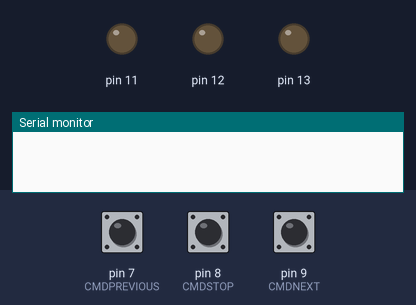
Bench run of a sketch on a simulated Arduino Uno, built with avr-gcc and run on an emulated ATmega328P. Parts: output pins drawn as LEDs (lit = HIGH), the last lines printed to the serial monitor. The test bench sets the inputs (shaded band); at power-on: pin 7 (CMDPREVIOUS) HIGH, pin 8 (CMDSTOP) HIGH, pin 9 (CMDNEXT) HIGH.

Above: at 1.2 s.
1.3 s: pin 7 (CMDPREVIOUS) pulled LOW for 1 s
At 2.2 s:
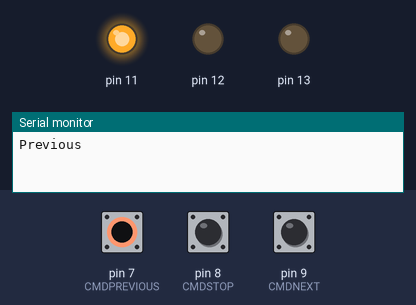
3.8 s: pin 8 (CMDSTOP) pulled LOW for 3.2 s
At 4.6 s:
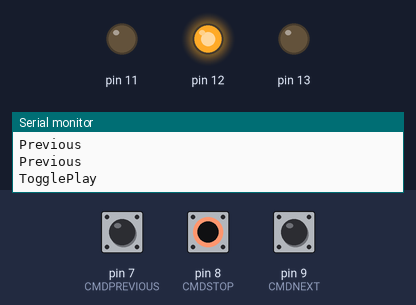
8.5 s: pin 9 (CMDNEXT) pulled LOW for 0.15 s
At 8.9 s:
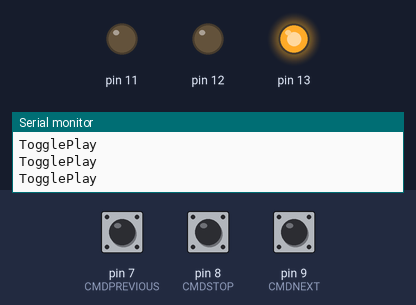
10.5 s: pin 9 (CMDNEXT) pulled LOW for 3.2 s
At 14.3 s:
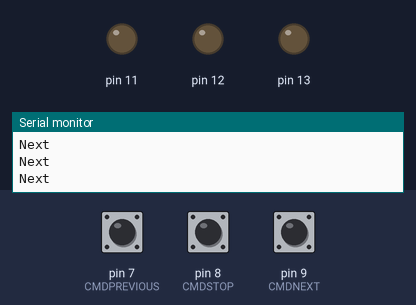
15.2 s: pin 7 (CMDPREVIOUS) pulled LOW for 3.2 s
At 15.6 s:
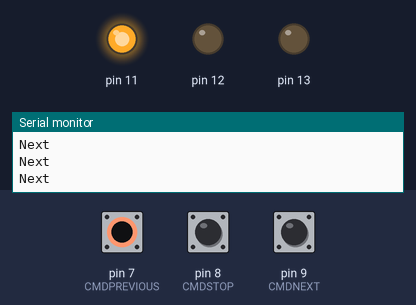
Timing chart, 0 to 20.2 s (numbered marks = the images above; inputs shaded):
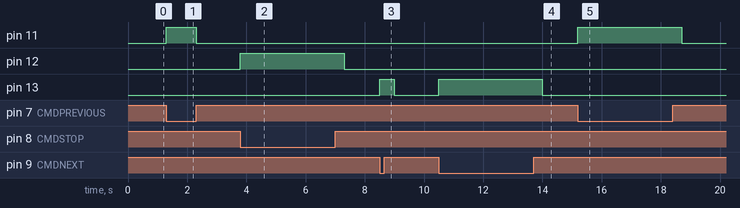

The sketch:

MediaPlayerController.ino
```cpp
//A small sketch to control a media player, a Windows executable - supported functionalities are to pause/resume a song, skip to next song or previous song

int CMDSTOP = 8;
int CMDNEXT = 9;
int CMDPREVIOUS = 7;

void setup()
{
//the button pins
  pinMode(CMDSTOP, INPUT);
  pinMode(CMDNEXT, INPUT);
  pinMode(CMDPREVIOUS, INPUT);

//some LEDs for debugging
  pinMode(11, OUTPUT);
  pinMode(12, OUTPUT);
  pinMode(13, OUTPUT);

//
  digitalWrite(CMDSTOP, 1);
  digitalWrite(CMDNEXT, 1);
  digitalWrite(CMDPREVIOUS, 1);
  Serial.begin(9600);

}

void loop()
{
  int intPlayStop = digitalRead(CMDSTOP);
  int intNext = digitalRead(CMDNEXT);
  int intPrevious = digitalRead(CMDPREVIOUS);
  if(intPlayStop==0)
  {
   SendCommand("TogglePlay\n", 12);
  }
  if(intNext==0)
  {
   SendCommand("Next\n", 13);
  }
  if(intPrevious==0)
  {
    SendCommand("Previous\n", 11);
  }
}

void SendCommand(char strCommand[], int intPin)
{
 Notify(intPin);
 Serial.write(strCommand);
}


void Notify(int intPin)
{
  digitalWrite(intPin, 1);
  delay(500);
  digitalWrite(intPin, 0);
}
```

Measured:
- after the input at 1.3 s, pin 11: LOW → HIGH at once, → LOW 1.0 s later
- after the input at 3.8 s, pin 12: LOW → HIGH at once, → LOW 3.5 s later
- after the input at 8.5 s, pin 13: LOW → HIGH at once, → LOW 0.50 s later
- after the input at 10.5 s, pin 13: LOW → HIGH at once, → LOW 3.5 s later
- after the input at 15.2 s, pin 11: LOW → HIGH at once, → LOW 3.5 s later
